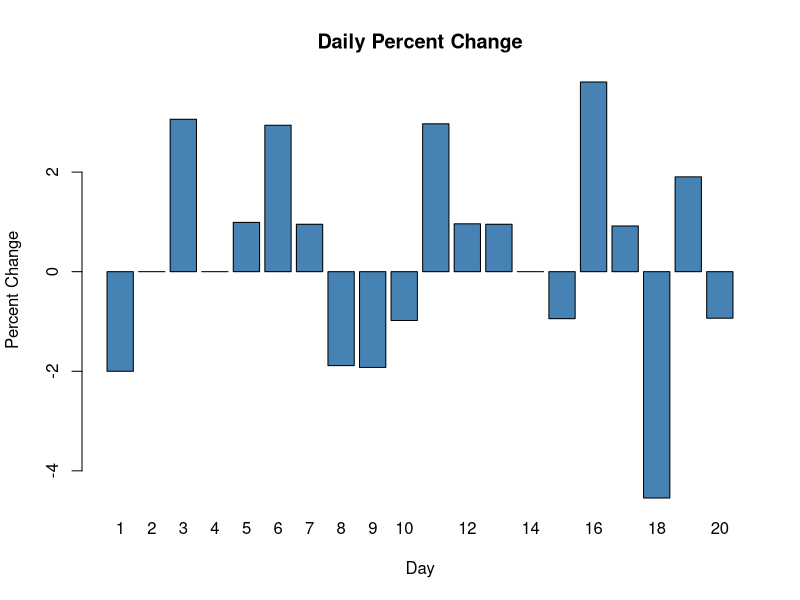
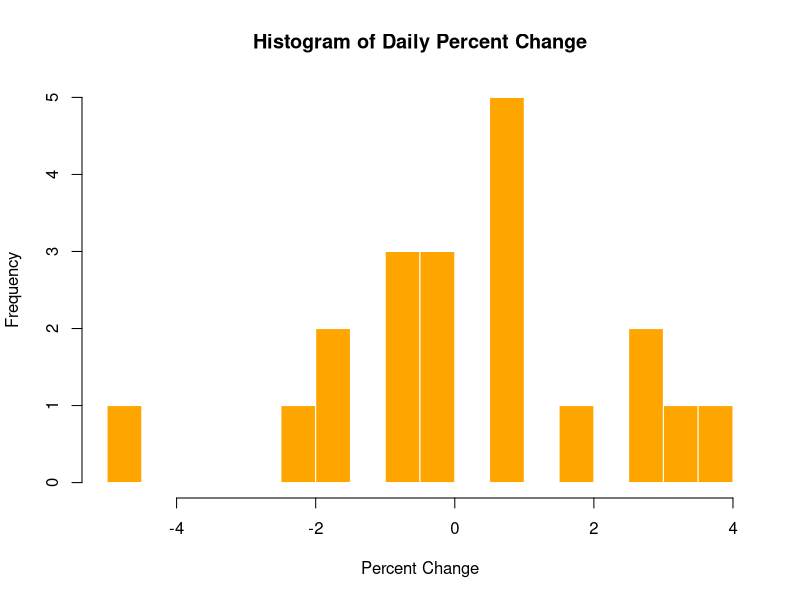
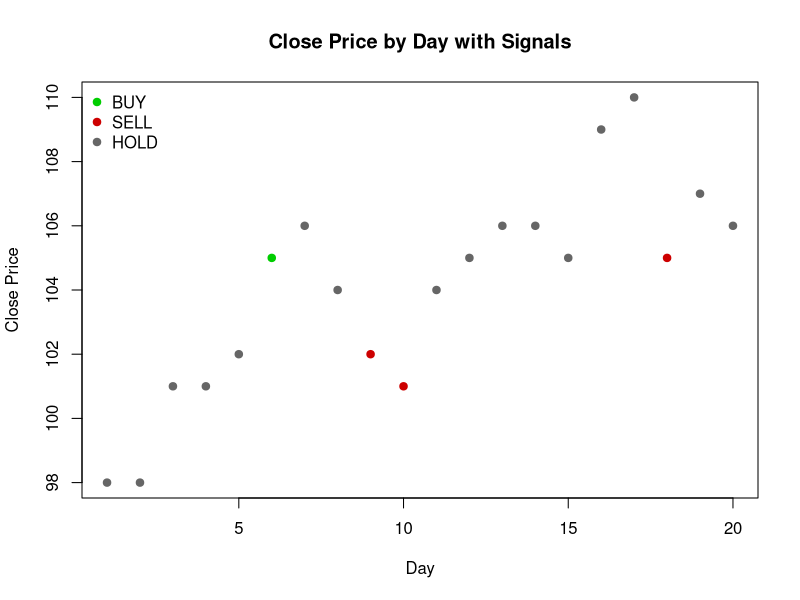

Generate these figures, in order, with R:
stock_data <- read.csv("stock_data.csv")

# Bar plot of percent change
png("bar_pct_change.png", width = 800, height = 400)
barplot(
  stock_data$PctChange,
  names.arg = stock_data$Day,
  xlab = "Day",
  ylab = "Percent Change",
  main = "Daily Percent Change",
  col  = "steelblue"
)
dev.off()

# Histogram of percent change
png("hist_pct_change.png", width = 800, height = 400)
hist(
  stock_data$PctChange,
  breaks = 15,
  main = "Histogram of Daily Percent Change",
  xlab = "Percent Change",
  col  = "orange",
  border = "white"
)
dev.off()

# Scatter plot of Close with signals
cols <- ifelse(
  stock_data$Signal == "BUY",  "green3",
  ifelse(stock_data$Signal == "SELL", "red3", "gray40")
)

png("scatter_close_signals.png", width = 800, height = 400)
plot(
  stock_data$Day,
  stock_data$Close,
  col = cols,
  pch = 19,
  main = "Close Price by Day with Signals",
  xlab = "Day",
  ylab = "Close Price"
)
legend(
  "topleft",
  legend = c("BUY", "SELL", "HOLD"),
  col    = c("green3", "red3", "gray40"),
  pch    = 19,
  bty    = "n"
)
dev.off()
